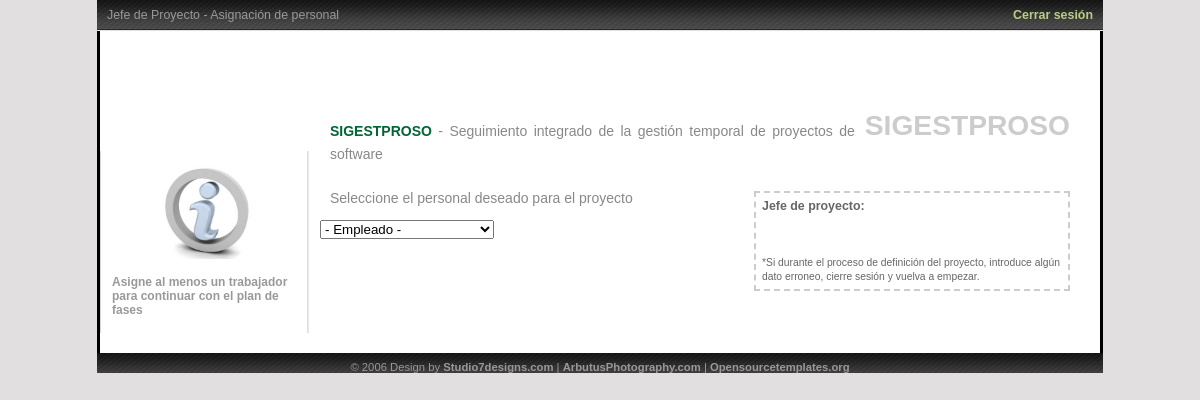
Page /src/PHP/PracticaISO2/JefeProyecto/iniJefeProyecto.php?idP=2 on the committed database.
### src/PHP/PracticaISO2/JefeProyecto/iniJefeProyecto.php (the view, shortened to what this page needs)
<?php session_start();
        $result = mysql_query("SELECT nombre, descripcion, jefeProyecto FROM Proyecto WHERE\n"
         . "idProyecto = \"" .$_SESSION['proyectoEscogido']. "\"");
        $totEmp = mysql_num_rows($result);
        if ($totEmp ==1) {
            while ($rowEmp = mysql_fetch_assoc($result)) {
                $nombreP = $rowEmp['nombre'];
                $descripcionP = $rowEmp['descripcion'];
            }
        }
?><!DOCTYPE HTML PUBLIC "-//W3C//DTD HTML 4.01//EN" "Http://www.w3.org/TR/html4/strict.dtd">
<html>
<head>
<link rel="stylesheet" type="text/css" href="../stylesheet.css" media="screen, projection, tv " />
</head>
<body>
<div id="blogtitle">
    <div id="small">Jefe de Proyecto -  Asignaci&oacute;n de personal</div>
		<div id="small2"><a href="../logout.php">Cerrar sesi&oacute;n</a></div>
</div>
<div id="page">
<div id="leftcontent" >
        <p><img src= "../images/info_icon.jpg" alt="#" border="0" style="width: 100px;  height: auto; display: block; margin: auto;"/></p>
        <span id="leftcontentIn1">
        <h4 style="padding-right: 10px; ">Asigne al menos un trabajador para continuar con el plan de fases</h4>
        </span>
</div>
<div id="centercontent">
	<h1>SIGESTPROSO</h1>
<p><br /></p>
	<p><a href="#"><?php echo utf8_decode($nombreP) ?></a> - <?php echo utf8_decode($descripcionP) ?></p><br/>
        <div id="personalDentro" class="centercontentleft" style="width:300px; height:auto; float:right">
            <b>Jefe de proyecto:</b><br/>
            &nbsp;&nbsp; <i><?php echo utf8_decode($_SESSION['nombre'] ." ". $_SESSION['apellidos'])?></i><br/>
            <span ><br/><br/><small>*Si durante el proceso de definici&oacute;n del proyecto, introduce alg&uacute;n dato erroneo, cierre sesi&oacute;n y vuelva a empezar.</small></span>
            <br/>
        </div>
        <p>Seleccione el personal deseado para el proyecto</p>
        <div id="SelecPers">
        <?php
        $result2 = mysql_query(
                "SELECT nombre, dni, apellidos FROM Trabajador WHERE\n"
                . "dni in\n"
                . "(SELECT Trabajador_dni FROM TrabajadorProyecto\n"
                . "GROUP BY Trabajador_dni\n"
                . "HAVING COUNT(*) <3\n"
                . "UNION\n"
                . "SELECT dni FROM Trabajador WHERE\n"
                . "dni not in\n"
                . "(SELECT Trabajador_dni FROM TrabajadorProyecto\n"
                . "GROUP BY Trabajador_dni))\n"
                . "and \n"
                . "dni not in \n"
                . "(SELECT distinct t.Trabajador_dni FROM TrabajadorProyecto t WHERE\n"
                . "100 <= \n"
                . "(SELECT SUM(porcentaje) as \"porcentaje\" FROM TrabajadorProyecto p WHERE\n"
                . "t.Trabajador_dni = p.Trabajador_dni\n"
                . "AND\n"
                . "Proyecto_idProyecto in \n"
                . "(SELECT idProyecto FROM Proyecto WHERE\n"
                . "fechaFin is NULL)))\n"
                . "and \n"
                . "dni not in \n"
                . "(SELECT Trabajador_dni FROM TrabajadorProyecto WHERE\n"
                . "Proyecto_idProyecto = \"".$_SESSION['proyectoEscogido']."\")\n"
                . "and dni <> \"".$_SESSION['dni']."\""
                );
        $totEmp2 = mysql_num_rows($result2);
        $personal = "<select id='SelPersonal' onchange='datosPersonal()'><option value='-1'>- Empleado -</option>";
        if ($totEmp2 >0) {
            while ($rowEmp2 = mysql_fetch_assoc($result2)) {
                $personal = $personal . "<option value='".$rowEmp2['dni']."'>". $rowEmp2['nombre']." ".$rowEmp2['apellidos']."</option>";
            }
        }
        $personal = $personal ."</select>";
        echo utf8_decode($personal);
        ?>
            </div>
        </div>
</div>
<div id="footer">&copy; 2006 Design by <a href="http://www.studio7designs.com">Studio7designs.com</a> | <a href="http://www.arbutusphotography.com">ArbutusPhotography.com</a> | <a href="http://www.opensourcetemplates.org">Opensourcetemplates.org</a>
</div>
</body>
</html>

### src/PHP/PracticaISO2/stylesheet.css (style rules this page uses)
body { background:#E1DFDF; margin:0px 10px 0px 10px; padding:0px; color:#999999; font-family:"Trebuchet MS",arial,sans-serif; font-size:70.5%; }
#blogtitle { background:#E1DFDF url('images/bg.jpg') top center repeat-x; height: 23px; padding-top: 8px; width:1006px; margin:0px auto; font-size:1.1em; line-height:1.2em; }
#small { padding-left: 10px; }
#small2 { padding-right: 10px; float:right; margin-top: -15px; }
#blogtitle a:link, a:visited { color:#b8ce83; text-decoration:none; }
#page { width: 1000px; margin: 0 auto; position: relative; background-color: #fff; border-left: solid black; border-right: solid black; display:table; padding-bottom: 20px; }
#leftcontent { float: left; width:200px; margin-top: 120px; background-image:url("images/strips_onside.jpg"); background-repeat:repeat-y; font-size:1.0em; padding-left: 12px; padding-top: 8px; }
#leftcontent p { padding-right:10px; margin-left: 5px; color:#888; font-size:1em; }
#leftcontent a, a:link { color:#888; font-weight:500; }
#centercontent { float: right; margin-top: 37px; background:#fff; padding-top: 20px; padding-right: 20px; width: 760px; color:#000; voice-family: "\" }
#centercontent a, a:link { color:#006633; }
.centercontentleft { float:left; width:auto; height:auto; background-color:#fff; text-align:left; border:dashed 2px #ccc; margin: 4px 10px 5px 10px; padding:6px; font-size:1.1em; color:#666666; }
#rightcontent a, a:link { color:#888; font-weight:600; }
p,h1,pre { margin:0px 10px 10px 10px; font:Arial, Helvetica, sans-serif; font-size:12px; line-height: 1.6em; text-align:justify; text-decoration:none; }
h1 { font-size:2.5em; float:right; color:#ccc; padding-top:15px; }
h4 { font-size:12px; color:#999; }
#footer { width: 1006px; margin: 0 auto; position: relative; background:#000 url('images/bg.jpg') top center repeat-x; text-align: center; padding-top: 8px; }
#footer a, a:link { color:#999999; text-decoration: none; }

### rows in the picture
proyecto: nombre "SIGESTPROSO", descripcion "Seguimiento integrado de la gestión temporal de proyectos de software"
